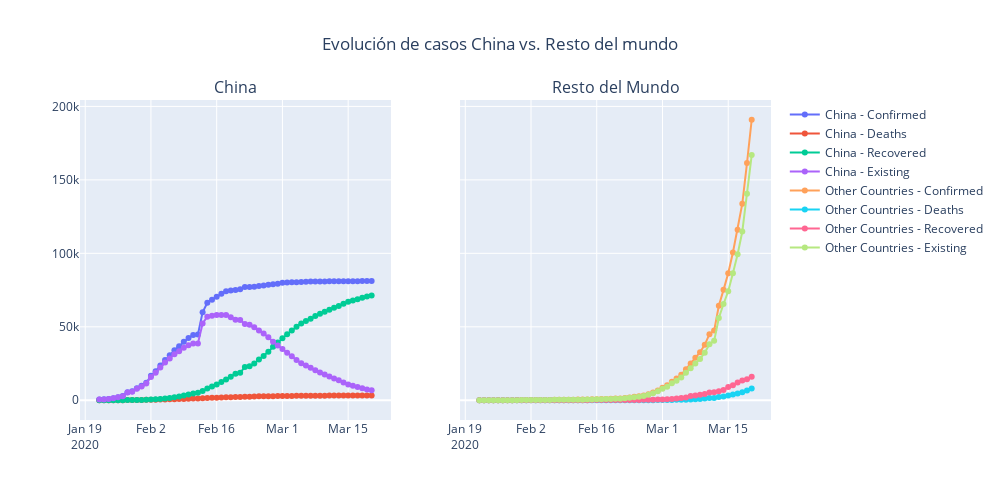

Source (notebook cell):
### Markdown cell above
## Diagramamos el scatterplot

### Code cell
fig = make_subplots(rows=1, cols=len(cat_vars), shared_yaxes=True, subplot_titles=('China','Resto del Mundo'))
for c in range(0,len(cat_vars)):
    for x in range(0,len(col_vars)):
        fig.add_trace(go.Scatter( \
                      x = df_china_row[df_china_row['class']==cat_vars[c]]['date'], \
                      y = df_china_row[df_china_row['class']==cat_vars[c]][col_vars[x]], \
                      mode = 'lines+markers',
                      name = f'{cat_vars[c]} - {col_vars[x].capitalize()}'),
                      row=1, col=c+1)

fig.update_layout(height=500, width=1000, title_text="Evolución de casos China vs. Resto del mundo", title_x=0.5)
fig.show()
